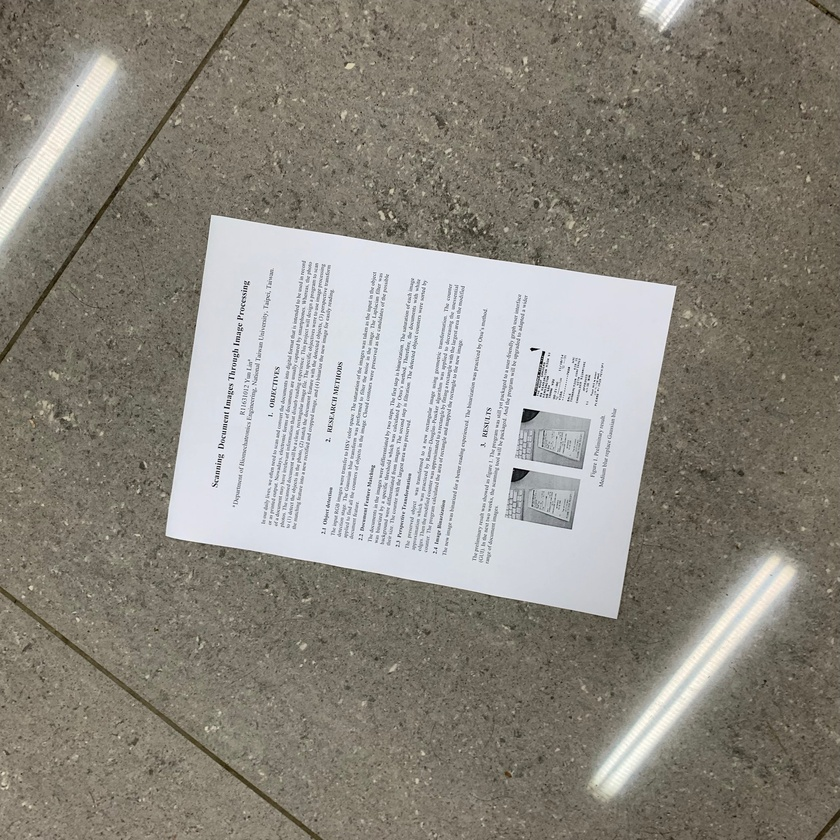
#> input picture Document-Scanner/code/images/doc (2).jpg, 840 x 840 px, shrunk from 2048 x 2048 before the run
$ python -i img_processing.py   (imports and definitions only)
#> lines starting #> are read from the running program, lines starting #| are printed output that depends on the picture; after the words box and inside, x2 and y2 are one past the last pixel; in counts of white or black regions, pixels touching at a corner belong together
import cv2 as cv
import numpy as np
import os


def save_output(img, img_path, suffix=''):
    img[img > 255] = 255
    img[img < 0] = 0
    os.makedirs('./output', exist_ok=True)
    file_name = img_path.split('/')[-1].split('.')
    save_path = './output/' + file_name[0] + \
        '_' + suffix + '.' + file_name[-1]
    cv.imwrite(save_path, img)
    return save_path


def aug(img, img_path, brightness=0, contrast=0):
    output_img = (img-255/2) * pow(2, contrast/4) + 255/2 + brightness
    output_path = save_output(output_img, img_path, 'aug')
    return output_path


def rotate(img, img_path):
    output_img = cv.rotate(img, cv.ROTATE_90_CLOCKWISE)
    output_path = save_output(output_img, img_path, 'rotate')
    return output_img, output_path


def scan(img_path, func=''):
#> called with img_path = 'images/doc (2).jpg', func = ''
    output_img = cv.imread(img_path)
#> output_img is the input picture: shape (840, 840, 3); mean B, G, R 127.8, 136.5, 140.6
    hsv = cv.cvtColor(output_img, cv.COLOR_BGR2HSV)
#> hsv: shape (840, 840, 3); mean H, S, V 40.3, 36, 143
    guassian = cv.GaussianBlur(hsv[:, :, 1], (11, 11), 0)
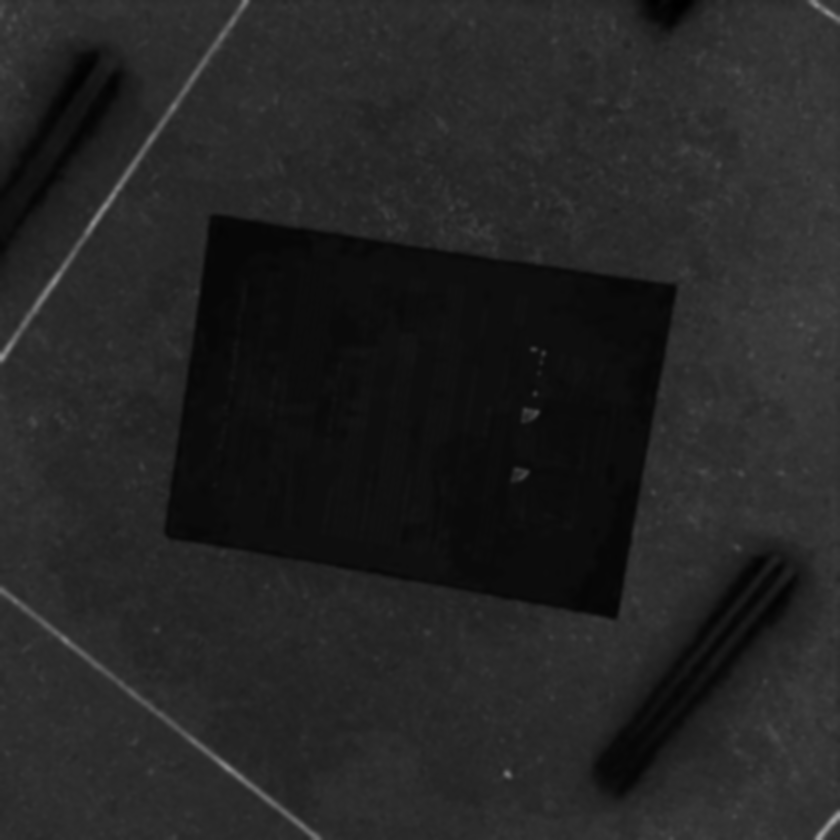
#> guassian: shape (840, 840); min 0, max 156, mean 36
    ret, thresh = cv.threshold(
        guassian, 0, 255, cv.THRESH_BINARY_INV+cv.THRESH_OTSU)
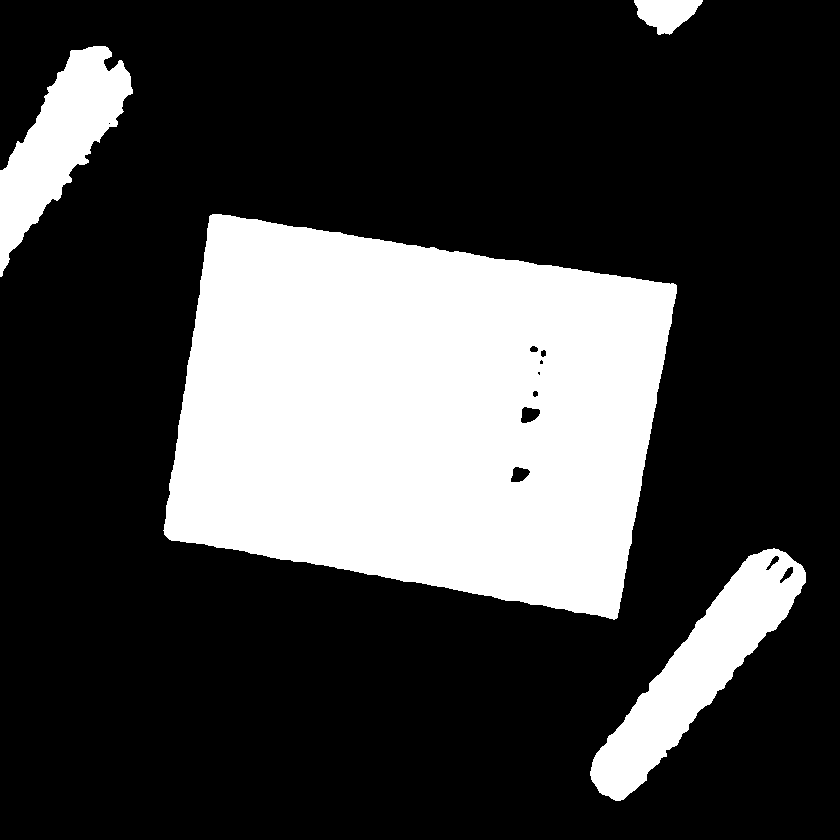
#> thresh: shape (840, 840); 26.4% white; 4 white regions
#> ret = 28
    contours, _ = cv.findContours(
        thresh, cv.RETR_LIST, cv.CHAIN_APPROX_NONE)
#> contours = 14 contours, 3 with area under 20; largest, box (x1, y1, x2, y2) and area: (163, 214, 677, 620) 155000, (590, 548, 806, 801) 16898, (0, 46, 133, 277) 12290, (634, 0, 703, 35) 1475, (520, 406, 541, 424) 248
    contours = sorted(contours, key=cv.contourArea, reverse=True)
    cnt = contours[0]
#> cnt = contour of 1570 points, box (x1, y1, x2, y2) (163, 214, 677, 620), area 155000
    hull = cv.convexHull(cnt)
#> hull = contour of 25 points, box (x1, y1, x2, y2) (163, 214, 677, 620), area 157353
    # transform contour to rectangle img
    epsilon = 0.1*cv.arcLength(hull, True)
#> epsilon = 159.5
    approx = cv.approxPolyDP(cnt, epsilon, True)
#> approx = [[209, 216], [169, 539], [617, 617], [675, 284]]
    if func == 'find':
        cv.drawContours(output_img, [approx], 0, (0, 255, 0), 3)
        output_path = save_output(output_img, img_path, 'find')
        return output_path
    # the document size
    x, y, w, h = cv.boundingRect(cnt)
#> x = 163; y = 214; w = 514; h = 406
    src = np.float32(np.reshape(approx, (4, -1)))
#> src = [[209, 216], [169, 539], [617, 617], [675, 284]]
    dst = np.float32([[w, 0], [0, 0], [0, h], [w, h]])
#> dst = [[514, 0], [0, 0], [0, 406], [514, 406]]
    m = cv.getPerspectiveTransform(src, dst)
#> m = [[0.271, -1.56, 794.3], [0.89, 0.11, -209.9], [9.91e-05, -9.31e-05, 1]]
    doc = cv.warpPerspective(output_img, m, (w, h))
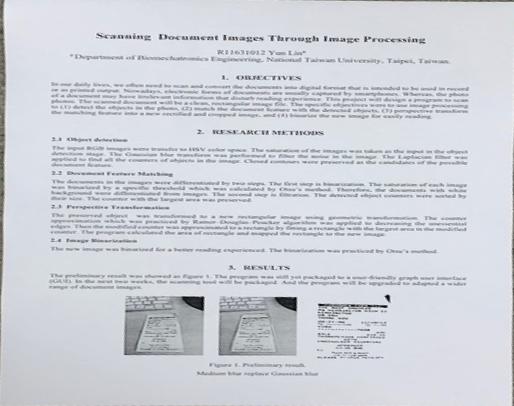
#> doc: shape (406, 514, 3); mean B, G, R 217.4, 210.2, 206.8
    if func == 'binarize':
        # turn document img to gray and then binarize
        doc_gray = cv.cvtColor(doc, cv.COLOR_BGR2GRAY)
        _, doc = cv.threshold(
            doc_gray, 0, 255, cv.THRESH_BINARY+cv.THRESH_OTSU)
    # print(doc.shape)
    output_path = save_output(doc, img_path, 'result')
#> output_path = './output/doc (2)_result.jpg'
    return output_path


# [6 lines of commented-out code are left out]

>>> result = scan('images/doc (2).jpg')
#> result = './output/doc (2)_result.jpg'
